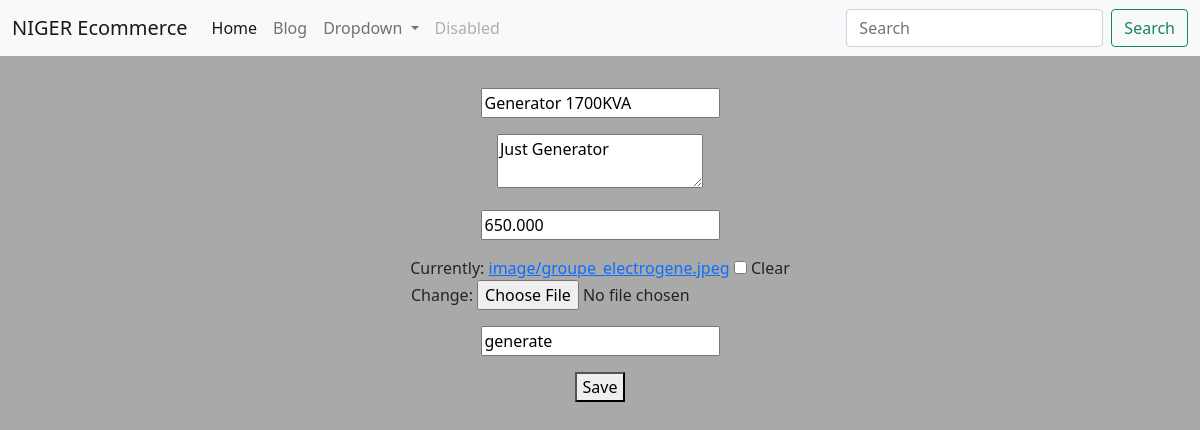
The app's page /product_update/2 (signed in) with its own data.
### product/models.py (models this page shows, shortened)
class Product(models.Model):
    name = models.CharField(max_length=200)
    description = models.TextField()
    price = models.DecimalField(decimal_places=3, max_digits=100000)
    image = models.ImageField(upload_to='image', blank=True)
    slug = models.SlugField(null=True)
    date_time = models.DateTimeField(null=True)
    actif = models.BooleanField(default=True)

### product/views.py (the view)
# urls.py: path('product_update/<int:my_id>', product_update, name='update'),
@login_required(login_url='login')
def product_update(request, my_id):
    messages = ''
    '''try:
        obj = Product.objects.get(id=my_id)
    except Product.DoesNotExist:
        raise Http404'''
    obj = get_object_or_404(Product, id=my_id)
    form = ProductForm(request.POST or None, instance=obj)
    if form.is_valid():
        form.save()
        form = ProductForm()
        messages = "Your Product are Modified succefully!!!"
    return render(request, 'products/product_update.html', {'form':form, 'message':messages})

### product/form.py (shortened to what this page needs)
class ProductForm(forms.ModelForm):
    name = forms.CharField(label='', widget=forms.TextInput(
        attrs={
            'placeholder': "Enter product's name",
        }
    ))
    description = forms.CharField(label='', widget=forms.Textarea(
      attrs={
          'placeholder':"Enter product's description",
          'rows':'2',
          'cols':'20',
          'class':'m1',
          'id':'my_id',
      }
    ))
    price = forms.DecimalField(label='', initial=10)
    image = forms.ImageField(label='', required=False)
    slug = forms.CharField(label='',  widget=forms.TextInput(
        attrs={
            'placeholder':"Enter product's slug"
        }
    ))
    class Meta:
        model = Product
        fields = ('name', 'description', 'price', 'image', 'slug')

### templates/products/product_update.html (shortened to what this page needs)
{% extends "base.html" %}
{% block content %}
    <center>
        <form method="post" enctype="multipart/form-data">
            {{ form.as_p }}
            <button type="submit">Save</button>
        </form>
    </center>
{% endblock content %}

### static/style.css (style rules this page uses)
body { background-color: darkgray; }

### records on screen
Product: name "Generator 1700KVA", description "Just Generator", price "650.000", slug "generate"
